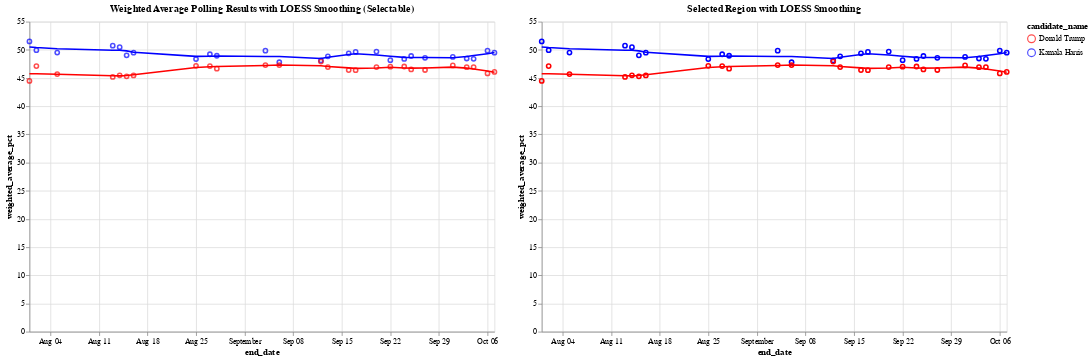

The cell this chart's notebook holds for it:
### Code cell
# Define the color scale for the two candidates
color_scale = alt.Scale(domain=['Donald Trump', 'Kamala Harris'], range=['red', 'blue'])

# Step 1: Create a selection brush for the horizontal axis (end_date)
brush = alt.selection_interval(encodings=['x'])  # Brush selection on the x-axis

# Step 2: Create the base chart with points and LOESS smoothing (Chart 1)
base = alt.Chart(df_weighted_averages).mark_point().encode(
    x='end_date:T',
    y='weighted_average_pct:Q',
    color=alt.Color('candidate_name:N', scale=color_scale)
)

loess = base.transform_loess(
    'end_date', 'weighted_average_pct', groupby=['candidate_name'], bandwidth=0.3
).mark_line()

chart1 = (base + loess).add_params(
    brush  # Add the brush selection to Chart 1
).properties(
    title='Weighted Average Polling Results with LOESS Smoothing (Selectable)',
    width=600,
    height=400
)

# Step 3: Create the side-by-side chart that will show the selected region with tooltip

# Apply the same selection filter to both points and LOESS in chart2
selected_points = base.encode(
    opacity=alt.condition(brush, alt.value(1), alt.value(0)),  # Highlight only selected points
    tooltip=['end_date:T', 'candidate_name:N', 'weighted_average_pct:Q']  # Add tooltip for points
).transform_filter(
    brush  # Filter by brush selection
)

# Apply LOESS smoothing for the selected range
selected_loess = alt.Chart(df_weighted_averages).transform_loess(
    'end_date', 'weighted_average_pct', groupby=['candidate_name'], bandwidth=0.3
).mark_line().encode(
    x='end_date:T',
    y='weighted_average_pct:Q',
    color=alt.Color('candidate_name:N', scale=color_scale),
    tooltip=['end_date:T', 'candidate_name:N', 'weighted_average_pct:Q']
).transform_filter(
    brush  # Filter the LOESS line by the brush selection
)

# Combine selected points and LOESS for the second chart
chart2 = (selected_points + selected_loess).properties(
    title='Selected Region with LOESS Smoothing',
    width=600,
    height=400
)

# Combine the two charts side by side
final_chart = alt.hconcat(chart1, chart2)

# Display the final chart
final_chart.show()

### Figure 1 — Vega-Lite specification as saved in the notebook (floating-point values rounded to 4 significant figures)
{"config": {"view": {"continuousWidth": 300, "continuousHeight": 300}}, "hconcat": [{"layer": [{"mark": {"type": "point"}, "encoding": {"color": {"field": "candidate_name", "scale": {"domain": ["Donald Trump", "Kamala Harris"], "range": ["red", "blue"]}, "type": "nominal"}, "x": {"field": "end_date", "type": "temporal"}, "y": {"field": "weighted_average_pct", "type": "quantitative"}}, "name": "view_106"}, {"mark": {"type": "line"}, "encoding": {"color": {"field": "candidate_name", "scale": {"domain": ["Donald Trump", "Kamala Harris"], "range": ["red", "blue"]}, "type": "nominal"}, "x": {"field": "end_date", "type": "temporal"}, "y": {"field": "weighted_average_pct", "type": "quantitative"}}, "transform": [{"loess": "weighted_average_pct", "on": "end_date", "bandwidth": 0.3, "groupby": ["candidate_name"]}]}], "height": 400, "title": "Weighted Average Polling Results with LOESS Smoothing (Selectable)", "width": 600}, {"layer": [{"mark": {"type": "point"}, "encoding": {"color": {"field": "candidate_name", "scale": {"domain": ["Donald Trump", "Kamala Harris"], "range": ["red", "blue"]}, "type": "nominal"}, "opacity": {"condition": {"param": "param_106", "value": 1}, "value": 0}, "tooltip": [{"field": "end_date", "type": "temporal"}, {"field": "candidate_name", "type": "nominal"}, {"field": "weighted_average_pct", "type": "quantitative"}], "x": {"field": "end_date", "type": "temporal"}, "y": {"field": "weighted_average_pct", "type": "quantitative"}}, "transform": [{"filter": {"param": "param_106"}}]}, {"mark": {"type": "line"}, "encoding": {"color": {"field": "candidate_name", "scale": {"domain": ["Donald Trump", "Kamala Harris"], "range": ["red", "blue"]}, "type": "nominal"}, "tooltip": [{"field": "end_date", "type": "temporal"}, {"field": "candidate_name", "type": "nominal"}, {"field": "weighted_average_pct", "type": "quantitative"}], "x": {"field": "end_date", "type": "temporal"}, "y": {"field": "weighted_average_pct", "type": "quantitative"}}, "transform": [{"loess": "weighted_average_pct", "on": "end_date", "bandwidth": 0.3, "groupby": ["candidate_name"]}, {"filter": {"param": "param_106"}}]}], "height": 400, "title": "Selected Region with LOESS Smoothing", "width": 600}], "data": {"name": "data-e9463c76f4036d7f70ef2bfe7a10a763"}, "params": [{"name": "param_106", "select": {"type": "interval", "encodings": ["x"]}, "views": ["view_106"]}], "$schema": "https://vega.github.io/schema/vega-lite/v5.20.1.json", "datasets": {"data-e9463c76f4036d7f70ef2bfe7a10a763": [{"end_date": "2024-10-07T00:00:00", "candidate_id": 16661, "candidate_name": "Kamala Harris", "weighted_average_pct": 49.51}, {"end_date": "2024-10-07T00:00:00", "candidate_id": 16651, "candidate_name": "Donald Trump", "weighted_average_pct": 46.1}, {"end_date": "2024-10-06T00:00:00", "candidate_id": 16661, "candidate_name": "Kamala Harris", "weighted_average_pct": 49.85}, {"end_date": "2024-10-06T00:00:00", "candidate_id": 16651, "candidate_name": "Donald Trump", "weighted_average_pct": 45.83}, {"end_date": "2024-10-04T00:00:00", "candidate_id": 16661, "candidate_name": "Kamala Harris", "weighted_average_pct": 48.42}, {"end_date": "2024-10-04T00:00:00", "candidate_id": 16651, "candidate_name": "Donald Trump", "weighted_average_pct": 46.95}, {"end_date": "2024-10-03T00:00:00", "candidate_id": 16661, "candidate_name": "Kamala Harris", "weighted_average_pct": 48.47}, {"end_date": "2024-10-03T00:00:00", "candidate_id": 16651, "candidate_name": "Donald Trump", "weighted_average_pct": 46.93}, {"end_date": "2024-10-01T00:00:00", "candidate_id": 16661, "candidate_name": "Kamala Harris", "weighted_average_pct": 48.75}, {"end_date": "2024-10-01T00:00:00", "candidate_id": 16651, "candidate_name": "Donald Trump", "weighted_average_pct": 47.24}, {"end_date": "2024-09-27T00:00:00", "candidate_id": 16661, "candidate_name": "Kamala Harris", "weighted_average_pct": 48.59}, {"end_date": "2024-09-27T00:00:00", "candidate_id": 16651, "candidate_name": "Donald Trump", "weighted_average_pct": 46.43}, {"end_date": "2024-09-25T00:00:00", "candidate_id": 16661, "candidate_name": "Kamala Harris", "weighted_average_pct": 48.91}, {"end_date": "2024-09-25T00:00:00", "candidate_id": 16651, "candidate_name": "Donald Trump", "weighted_average_pct": 46.53}, {"end_date": "2024-09-24T00:00:00", "candidate_id": 16661, "candidate_name": "Kamala Harris", "weighted_average_pct": 48.4}, {"end_date": "2024-09-24T00:00:00", "candidate_id": 16651, "candidate_name": "Donald Trump", "weighted_average_pct": 47.05}, {"end_date": "2024-09-22T00:00:00", "candidate_id": 16661, "candidate_name": "Kamala Harris", "weighted_average_pct": 48.18}, {"end_date": "2024-09-22T00:00:00", "candidate_id": 16651, "candidate_name": "Donald Trump", "weighted_average_pct": 47.02}, {"end_date": "2024-09-20T00:00:00", "candidate_id": 16661, "candidate_name": "Kamala Harris", "weighted_average_pct": 49.7}, {"end_date": "2024-09-20T00:00:00", "candidate_id": 16651, "candidate_name": "Donald Trump", "weighted_average_pct": 46.96}, {"end_date": "2024-09-17T00:00:00", "candidate_id": 16661, "candidate_name": "Kamala Harris", "weighted_average_pct": 49.64}, {"end_date": "2024-09-17T00:00:00", "candidate_id": 16651, "candidate_name": "Donald Trump", "weighted_average_pct": 46.4}, {"end_date": "2024-09-16T00:00:00", "candidate_id": 16661, "candidate_name": "Kamala Harris", "weighted_average_pct": 49.39}, {"end_date": "2024-09-16T00:00:00", "candidate_id": 16651, "candidate_name": "Donald Trump", "weighted_average_pct": 46.42}, {"end_date": "2024-09-13T00:00:00", "candidate_id": 16661, "candidate_name": "Kamala Harris", "weighted_average_pct": 48.85}, {"end_date": "2024-09-13T00:00:00", "candidate_id": 16651, "candidate_name": "Donald Trump", "weighted_average_pct": 46.94}, {"end_date": "2024-09-12T00:00:00", "candidate_id": 16661, "candidate_name": "Kamala Harris", "weighted_average_pct": 48.13}, {"end_date": "2024-09-12T00:00:00", "candidate_id": 16651, "candidate_name": "Donald Trump", "weighted_average_pct": 47.93}, {"end_date": "2024-09-06T00:00:00", "candidate_id": 16661, "candidate_name": "Kamala Harris", "weighted_average_pct": 47.81}, {"end_date": "2024-09-06T00:00:00", "candidate_id": 16651, "candidate_name": "Donald Trump", "weighted_average_pct": 47.31}, {"end_date": "2024-09-04T00:00:00", "candidate_id": 16661, "candidate_name": "Kamala Harris", "weighted_average_pct": 49.86}, {"end_date": "2024-09-04T00:00:00", "candidate_id": 16651, "candidate_name": "Donald Trump", "weighted_average_pct": 47.3}, {"end_date": "2024-08-28T00:00:00", "candidate_id": 16661, "candidate_name": "Kamala Harris", "weighted_average_pct": 48.96}, {"end_date": "2024-08-28T00:00:00", "candidate_id": 16651, "candidate_name": "Donald Trump", "weighted_average_pct": 46.66}, {"end_date": "2024-08-27T00:00:00", "candidate_id": 16661, "candidate_name": "Kamala Harris", "weighted_average_pct": 49.22}, {"end_date": "2024-08-27T00:00:00", "candidate_id": 16651, "candidate_name": "Donald Trump", "weighted_average_pct": 47.13}, {"end_date": "2024-08-25T00:00:00", "candidate_id": 16661, "candidate_name": "Kamala Harris", "weighted_average_pct": 48.37}, {"end_date": "2024-08-25T00:00:00", "candidate_id": 16651, "candidate_name": "Donald Trump", "weighted_average_pct": 47.17}, {"end_date": "2024-08-16T00:00:00", "candidate_id": 16661, "candidate_name": "Kamala Harris", "weighted_average_pct": 49.5}, {"end_date": "2024-08-16T00:00:00", "candidate_id": 16651, "candidate_name": "Donald Trump", "weighted_average_pct": 45.47}, {"end_date": "2024-08-15T00:00:00", "candidate_id": 16661, "candidate_name": "Kamala Harris", "weighted_average_pct": 49.04}, {"end_date": "2024-08-15T00:00:00", "candidate_id": 16651, "candidate_name": "Donald Trump", "weighted_average_pct": 45.31}, {"end_date": "2024-08-14T00:00:00", "candidate_id": 16661, "candidate_name": "Kamala Harris", "weighted_average_pct": 50.48}, {"end_date": "2024-08-14T00:00:00", "candidate_id": 16651, "candidate_name": "Donald Trump", "weighted_average_pct": 45.48}, {"end_date": "2024-08-13T00:00:00", "candidate_id": 16661, "candidate_name": "Kamala Harris", "weighted_average_pct": 50.75}, {"end_date": "2024-08-13T00:00:00", "candidate_id": 16651, "candidate_name": "Donald Trump", "weighted_average_pct": 45.2}, {"end_date": "2024-08-05T00:00:00", "candidate_id": 16661, "candidate_name": "Kamala Harris", "weighted_average_pct": 49.52}, {"end_date": "2024-08-05T00:00:00", "candidate_id": 16651, "candidate_name": "Donald Trump", "weighted_average_pct": 45.7}, {"end_date": "2024-08-02T00:00:00", "candidate_id": 16661, "candidate_name": "Kamala Harris", "weighted_average_pct": 49.95}, {"end_date": "2024-08-02T00:00:00", "candidate_id": 16651, "candidate_name": "Donald Trump", "weighted_average_pct": 47.13}, {"end_date": "2024-08-01T00:00:00", "candidate_id": 16661, "candidate_name": "Kamala Harris", "weighted_average_pct": 51.5}, {"end_date": "2024-08-01T00:00:00", "candidate_id": 16651, "candidate_name": "Donald Trump", "weighted_average_pct": 44.5}]}}
